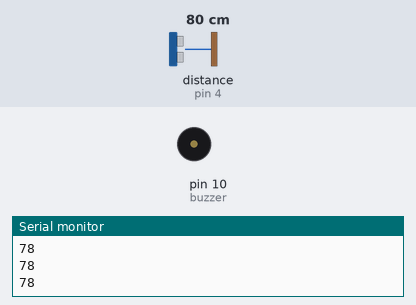
Bench run of a sketch on a simulated Arduino Uno, built with avr-gcc and run on an emulated ATmega328P. On the bench: buzzer (waves = sounding, pin HIGH), the last lines printed to the serial monitor. Wiring (inferred from the names in the program): ultrasonic range finder: trigger pin 5; echo pin 4. Inputs (shaded band) come from the test bench; at power-on: distance to the obstacle (sensor on pin 4) 80 cm. The echo pulse lasts 58.3 µs per cm; pins used as bus, display or sensor lines are not drawn.

Above: at 1.2 s.
1.3 s: distance to the obstacle (sensor on pin 4) set to 34 cm
2.8 s: distance to the obstacle (sensor on pin 4) set to 28 cm
At 3.9 s:
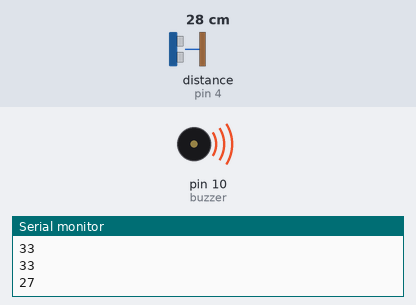
4.5 s: distance to the obstacle (sensor on pin 4) set to 4 cm
7.5 s: distance to the obstacle (sensor on pin 4) set to 2 cm
At 9.8 s:
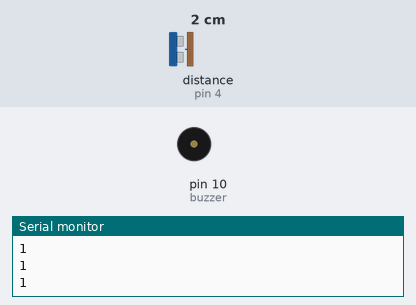
10.5 s: distance to the obstacle (sensor on pin 4) set to 9 cm
At 11.3 s:
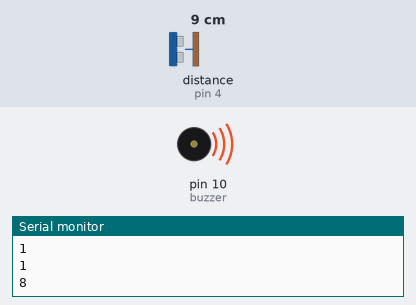
Timing chart, 0 to 13.3 s (numbered marks = the images above; inputs shaded):
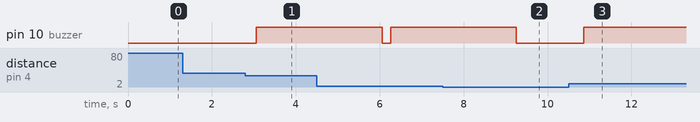

The sketch:

Project_Code.ino
```cpp
/*This is the final code of the project: Obstacle Detection for the Blind.
If you have any doubts refer the project description.md file of this
Project.*/

int Trigpin = 5; // Any digital I/O Pin can be used here
int Echopin = 4; // Any digital I/O Pin can be used here
const int buzzer= 10; // Any digital I/O Pin can be used here
long duration;
int distance;

void setup()
{
 Serial.begin(9600);
 pinMode(Echopin,INPUT);
 pinMode(Trigpin,OUTPUT);
 pinMode(buzzer,OUTPUT);
}

void loop()
{
  digitalWrite(Trigpin, LOW);
  delayMicroseconds(2);
  digitalWrite(Trigpin, HIGH);
  delayMicroseconds(10);
  digitalWrite(Trigpin, LOW);

  duration = pulseIn(Echopin,HIGH);
  distance = (duration*0.034)/2;
  Serial.println(distance);
  delay(200);

  if (distance<30&&distance>1)
  {
    digitalWrite(buzzer,HIGH);
    delay(3000);
    digitalWrite(buzzer,LOW);
  }

  else
  {
    digitalWrite(buzzer,LOW);
  }
}
```

Measured:
- the behaviour switches between 31 and 30 cm on distance to the obstacle (sensor on pin 4) (found by bisection; images 0 and 1)
- the behaviour switches between 3 and 2 cm on distance to the obstacle (sensor on pin 4) (found by bisection; images 1 and 2)
- after the input at 2.8 s, pin 10 (buzzer): LOW → HIGH after 0.26 s
- after the input at 7.5 s, pin 10 (buzzer): goes on until 9.3 s, then stays LOW
- after the input at 10.5 s, pin 10 (buzzer): LOW → HIGH after 0.37 s
